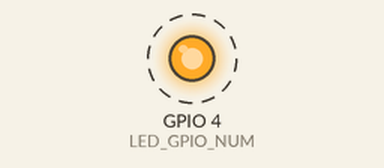
Simulated run of this program. Board: ESP32. Parts: output pins drawn as LEDs (lit = HIGH). Dashed ring = blinking. WiFi joins after 1.5 s; servers stay silent unless stated; the camera gives no picture.

Above: at 13.0 s.
Timing chart, 0 to 16.7 s (numbered marks = the images above):
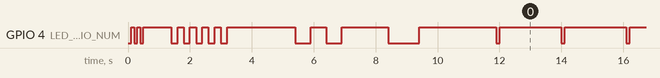

The program:

main.cpp
```cpp
// ESP32-CAM Minimal Diagnostic
// Shows status via LED only
// No network, just blinks to show what's working

#include <WiFi.h>
#include "esp_camera.h"

#define LED_GPIO_NUM 4

void blink(int times, int onMs, int offMs) {
  for (int i = 0; i < times; i++) {
    digitalWrite(LED_GPIO_NUM, LOW);   // LED ON
    delay(onMs);
    digitalWrite(LED_GPIO_NUM, HIGH);  // LED OFF
    delay(offMs);
  }
}

void setup() {
  Serial.begin(115200);
  pinMode(LED_GPIO_NUM, OUTPUT);
  digitalWrite(LED_GPIO_NUM, HIGH);  // Start OFF

  // PATTERN: Quick 3 blinks = Boot started
  blink(3, 100, 100);
  delay(500);

  // Test 1: Camera init
  camera_config_t cfg;
  cfg.ledc_channel = LEDC_CHANNEL_0;
  cfg.ledc_timer = LEDC_TIMER_0;
  cfg.pin_pwdn = 32;
  cfg.pin_reset = -1;
  cfg.pin_xclk = 0;
  cfg.pin_sccb_sda = 26;
  cfg.pin_sccb_scl = 27;
  cfg.pin_d7 = 35;
  cfg.pin_d6 = 34;
  cfg.pin_d5 = 39;
  cfg.pin_d4 = 36;
  cfg.pin_d3 = 21;
  cfg.pin_d2 = 19;
  cfg.pin_d1 = 18;
  cfg.pin_d0 = 5;
  cfg.pin_vsync = 25;
  cfg.pin_href = 23;
  cfg.pin_pclk = 22;
  cfg.xclk_freq_hz = 20000000;
  cfg.pixel_format = PIXFORMAT_JPEG;
  cfg.frame_size = FRAMESIZE_QVGA;
  cfg.jpeg_quality = 20;
  cfg.fb_count = 1;

  bool camOK = (esp_camera_init(&cfg) == ESP_OK);

  // PATTERN: 5 blinks = Camera OK, 10 fast blinks = Camera FAIL
  if (camOK) {
    blink(5, 200, 200);
  } else {
    blink(10, 100, 100);
  }
  delay(500);

  // Test 2: WiFi connection
  WiFi.mode(WIFI_STA);
  WiFi.begin("SpectrumSetup-617D", "smoothcurrent945");

  int tries = 0;
  while (WiFi.status() != WL_CONNECTED && tries < 30) {
    delay(500);
    tries++;
  }

  bool wifiOK = (WiFi.status() == WL_CONNECTED);

  // PATTERN: 2 long blinks = WiFi OK, 5 fast blinks = WiFi FAIL
  if (wifiOK) {
    blink(2, 500, 500);
  } else {
    blink(5, 200, 200);
  }
  delay(1000);

  // Test 3: If both OK, try simple ping/UDP
  if (camOK && wifiOK) {
    // Try to send a UDP broadcast
    WiFiUDP udp;
    udp.begin(5556);

    int sent = udp.beginPacket("192.168.1.255", 5556);
    if (sent) {
      udp.print("HELLO");
      int result = udp.endPacket();

      // PATTERN: 1 long blink = UDP sent OK, 3 blinks = UDP failed
      if (result) {
        blink(1, 1000, 500);
      } else {
        blink(3, 300, 300);
      }
    }
    udp.stop();
  }

  delay(2000);
}

void loop() {
  // Keep alive - slow blink
  digitalWrite(LED_GPIO_NUM, LOW);
  delay(100);
  digitalWrite(LED_GPIO_NUM, HIGH);
  delay(2000);
}
```

Measured:
- by itself, GPIO 4 (LED_GPIO_NUM): HIGH → LOW at 0.20 s, → HIGH 0.10 s later, → LOW 0.10 s later, → HIGH 0.10 s later, … (134 changes in this stretch)
